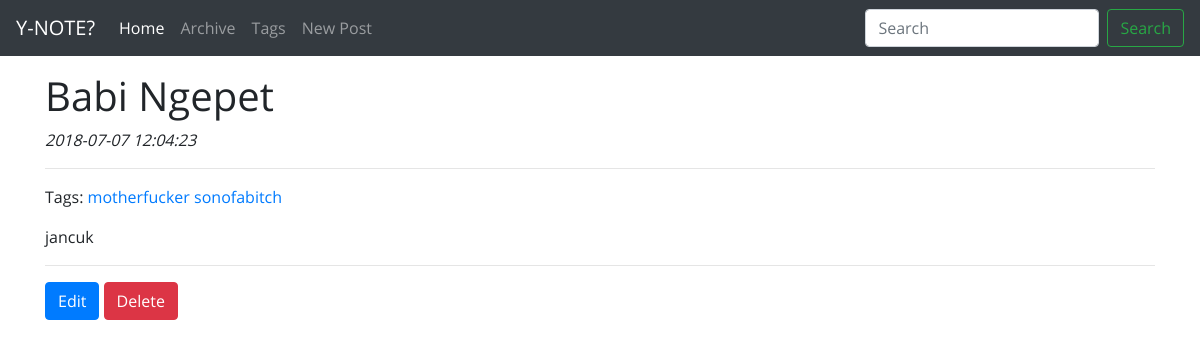
The app's page /readpost.php?id-post=12 with its own data.
### tables this page shows
CREATE TABLE `posts` (
  `id_post` int(11) NOT NULL AUTO_INCREMENT,
  `date_post` datetime DEFAULT NULL,
  `date_modified` datetime DEFAULT NULL,
  `title_post` varchar(255) DEFAULT NULL,
  `content` text,
  PRIMARY KEY (`id_post`)
);

CREATE TABLE `tags` (
  `id_post` int(11) NOT NULL,
  `tag` varchar(50) NOT NULL,
  KEY `tags_ibfk_1` (`id_post`),
  CONSTRAINT `tags_ibfk_1` FOREIGN KEY (`id_post`) REFERENCES `posts` (`id_post`) ON DELETE CASCADE
);

### readpost.php (the view, shortened to what this page needs)
<?php
    include_once "config.php";
    if (isset($_GET['id-post'])) {
        $id_post = (int) $_GET['id-post'];
    }
    $sql_post = "SELECT * FROM posts WHERE id_post = '$id_post'";
    $sql_tags = "SELECT tag FROM tags
                INNER JOIN posts ON tags.id_post = posts.id_post
                WHERE posts.id_post = '$id_post'";
    $result_sql_post = mysqli_query($db_handle, $sql_post);
    $result_sql_tags = mysqli_query($db_handle, $sql_tags);
    $res_sql_post_array = mysqli_fetch_array($result_sql_post);
    $title_post = $res_sql_post_array['title_post'];
    $date_post = $res_sql_post_array['date_post'];
    $content = $res_sql_post_array['content'];
    include "header.php";
    include "navbar.php";
    echo "<h1>$title_post</h1>";
    echo "<p><em>$date_post</em><p>";
    echo "<hr>";
    echo "<p>Tags: ";
    while ($tag = mysqli_fetch_array($result_sql_tags)) {
        echo "<a href='tags.php?tag=".$tag['tag']."'>".$tag["tag"]."</a> ";
    }
    echo "</p>";
    echo $content;
    echo "<hr>";
    ?>
    <a href="posting.php?id-post=<?php echo $id_post; ?>" class="btn btn-primary">Edit</a>
    <form class="form-delete" action="process.php" method="post">
        <button id="delete" class="btn btn-danger" type="submit" name="delete-post" value="<?php echo $id_post; ?>">Delete</button>
    </form>
    <?php include "tail.php"; ?>

### assets/css/readpost.css (style rules this page uses)
.form-delete { display: inline; }

### assets/css/index.css (style rules this page uses)
body { min-height: 75rem; padding-top: 4.5rem; padding-bottom: 4rem; font-family: 'Open Sans', Courier, monospace; }

### records on screen
posts: title_post "Babi Ngepet", date_post "2018-07-07 12:04:23", content "jancuk"
tags: tag "motherfucker"
tags: tag "sonofabitch"
